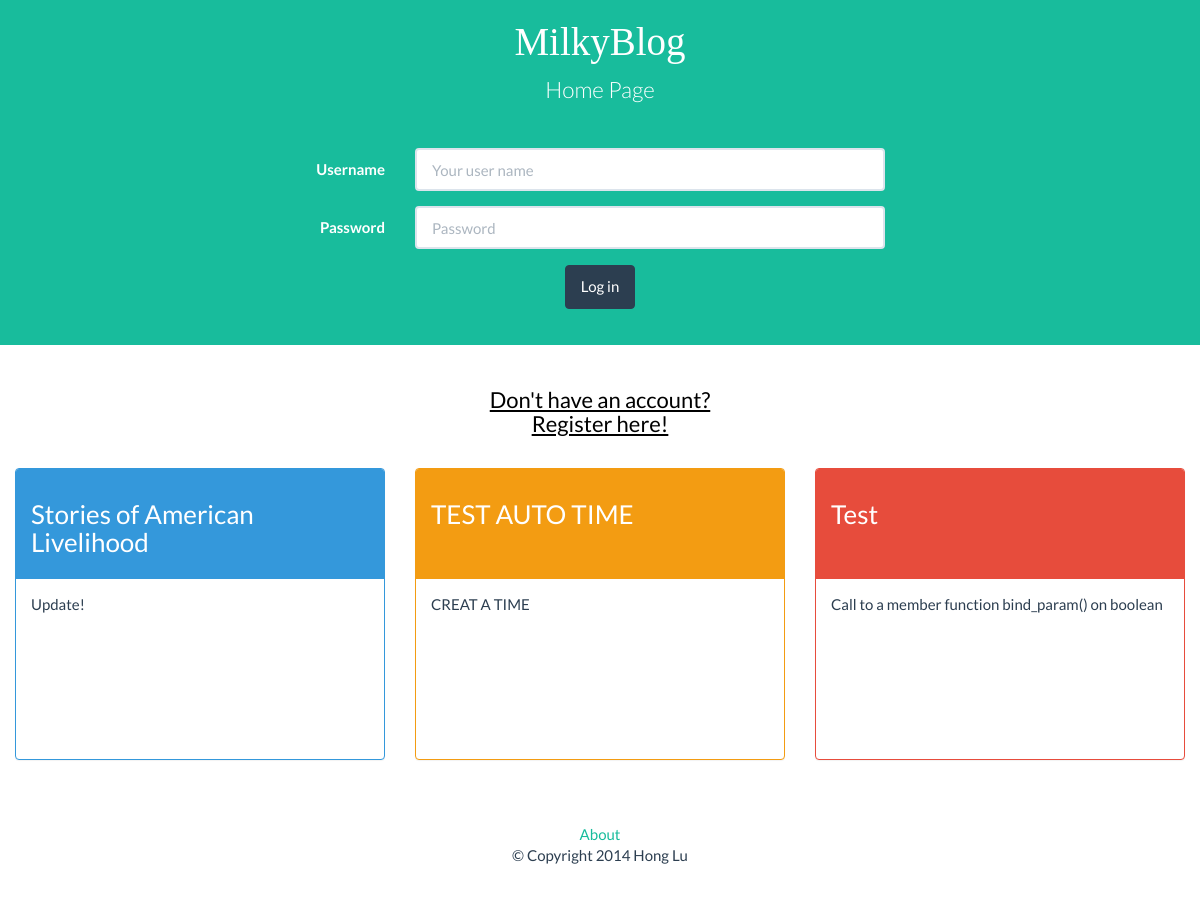
The app's page /, older data.
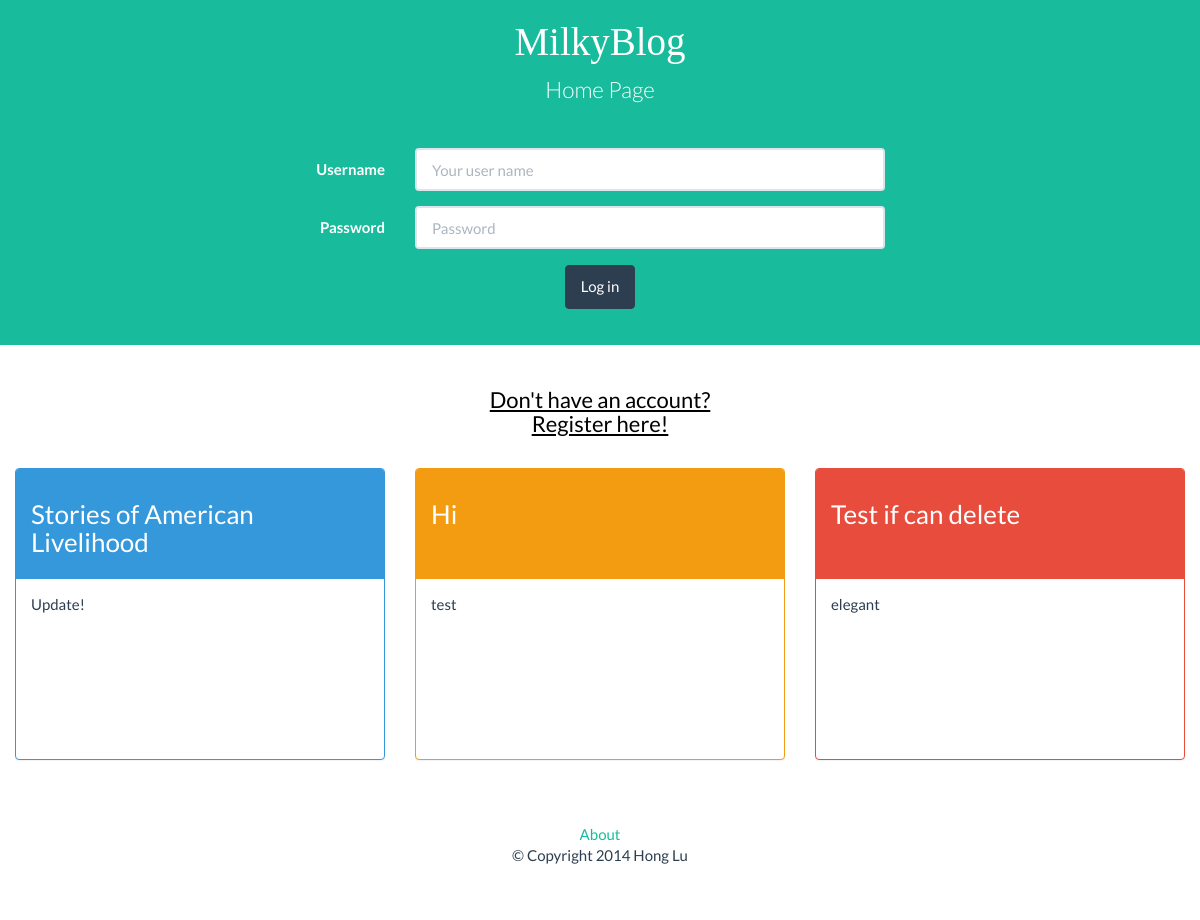
The same page, newer data.
### tables this page shows
CREATE TABLE IF NOT EXISTS `posts` (
`post_id` bigint(20) unsigned NOT NULL,
  `heading` text NOT NULL,
  `abstract` text NOT NULL,
  `content` text NOT NULL,
  `date` timestamp NOT NULL DEFAULT CURRENT_TIMESTAMP ON UPDATE CURRENT_TIMESTAMP,
  `user_name` varchar(20) NOT NULL,
  `uid` int(11) NOT NULL
);

### src/model/posts.php (called while the page is built, shortened)
<?php
    function getPosts(){
        $db = opendb();
        $stmt = "SELECT * from posts";
        $result = $db->query($stmt);
        $posts = array();
        while ($row = $result->fetch_assoc()) {
            array_push($posts, $row);
        }
        return $posts;
    }
?>

### src/index.php (the view, shortened to what this page needs)
<!DOCTYPE html>
<html>
<head>
    <link rel="stylesheet" href="static/css/bootstrap.css"  type="text/css">
    <link rel="stylesheet" href="static/css/style.css"  type="text/css">
</head>
<body>
    <div class="container-fluid">
        <div class="row">
            <div class="col-md-12 text-center v-center" style="background-color:#18bc9c">
                <h1 style="color:#FFFFFF; font-family:Papyrus">MilkyBlog</h1>
                <p class="lead text1" >Home Page</p>
                <br/>
                <form class="form-horizontal" role="form" action="view/manage_input/manage_user_info.php" method="post">
                    <div class="form-group">
                        <label for="inputEmail3" class="col-md-4 control-label text1">Username</label>
                        <div class="col-md-5">
                          <input type="text" class="form-control" name="user_name" placeholder="Your user name">
                      </div>
                    </div>
                    <div class="form-group">
                        <label for="inputPassword3" class="col-md-4 control-label text1">Password</label>
                        <div class="col-md-5">
                            <input type="password" class="form-control" name="password" placeholder="Password">
                        </div>
                    </div>
                    <div class="col-md-12">
                    </div>
                    <div class="form-group">
                        <div class="col-md-12">
                            <button type="submit" class="btn btn-primary">Log in</button>
                        </div>
                    </div>
                </form>
                <br>
            </div>
            <br clear="all"> <br clear="all">
            <h3 class="register"><a href="view/register.php" style="color:black;">Don't have an account?<br>Register here!</h3>
        </div>
    </div>
    <div class="container-fluid">
      	<br>
        <div class="row">
        <?php
        include_once("model/posts.php");
        $posts = getPosts();
        $count = 1;
        foreach ($posts as $post){
            if($count == 1){
                echo '
                <div class="col-md-4">
                    <div class="panel panel-info" >
                    <div class="panel-heading my-panel-heading" ><h3><a class="text1" href="view/single_post.php?post='.$post['post_id'].'">'.$post['heading'].'</a></h3></div>
                    <div class="panel-body my-panel-body">'.$post['abstract'].'
                    </div>
                    </div>
                </div>';
                $count++;
            }
            else if ($count == 2){
                echo '
                <div class="col-md-4">
                    <div class="panel panel-warning" >
                    <div class="panel-heading my-panel-heading" ><h3><a class="text1" href="view/single_post.php?post='.$post['post_id'].'">'.$post['heading'].'</a></h3></div>
                    <div class="panel-body my-panel-body">'.$post['abstract'].'
                    </div>
                    </div>
                </div>';
                $count++;
            }
            else if ($count == 3){
                echo '
                <div class="col-md-4">
                    <div class="panel panel-danger" >
                    <div class="panel-heading my-panel-heading" ><h3><a class="text1" href="view/single_post.php?post='.$post['post_id'].'">'.$post['heading'].'</a></h3></div>
                    <div class="panel-body my-panel-body">'.$post['abstract'].'
                    </div>
                    </div>
                </div>';
                $count++;
            }
            else{
                break;
            }
        }
        ?>
        </div>
        <?php require_once('view/common/footer.php') ?>
    </div>
</body>
</html>

Row changes from the older to the newer data that the page shows:
removed posts: heading "TEST AUTO TIME", abstract "CREAT A TIME"
removed posts: heading "Test", abstract "Call to a member function bind_param() on boolean"
added posts: heading "Hi", abstract "test"
added posts: heading "Test if can delete", abstract "elegant"
